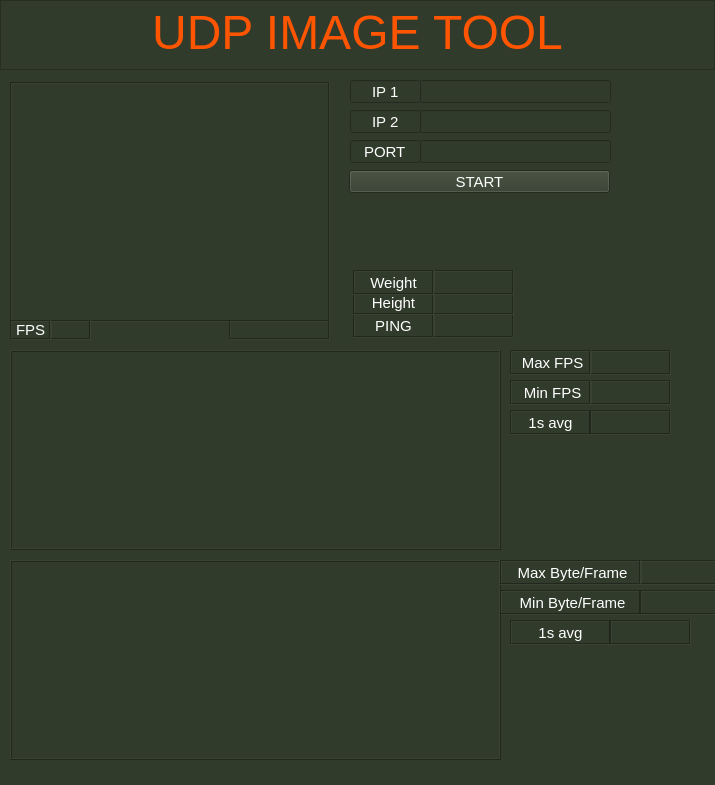
<?xml version="1.0" encoding="UTF-8"?>
<ui version="4.0">
 <class>udpImage</class>
 <widget class="QMainWindow" name="udpImage">
  <property name="geometry">
   <rect>
    <x>0</x>
    <y>0</y>
    <width>715</width>
    <height>785</height>
   </rect>
  </property>
  <property name="windowTitle">
   <string>udpImage</string>
  </property>
  <property name="styleSheet">
   <string notr="true">background-color: rgb(49,59,43);
font: 11pt;
color: white;</string>
  </property>
  <widget class="QWidget" name="centralwidget">
   <widget class="QLabel" name="raw_image">
    <property name="enabled">
     <bool>true</bool>
    </property>
    <property name="geometry">
     <rect>
      <x>10</x>
      <y>82</y>
      <width>320</width>
      <height>240</height>
     </rect>
    </property>
    <property name="frameShape">
     <enum>QFrame::Box</enum>
    </property>
    <property name="frameShadow">
     <enum>QFrame::Sunken</enum>
    </property>
    <property name="text">
     <string/>
    </property>
    <property name="alignment">
     <set>Qt::AlignCenter</set>
    </property>
   </widget>
   <widget class="QLabel" name="fps">
    <property name="geometry">
     <rect>
      <x>50</x>
      <y>320</y>
      <width>41</width>
      <height>20</height>
     </rect>
    </property>
    <property name="frameShape">
     <enum>QFrame::Box</enum>
    </property>
    <property name="frameShadow">
     <enum>QFrame::Sunken</enum>
    </property>
    <property name="text">
     <string/>
    </property>
   </widget>
   <widget class="QLabel" name="data_byte">
    <property name="geometry">
     <rect>
      <x>229</x>
      <y>320</y>
      <width>101</width>
      <height>20</height>
     </rect>
    </property>
    <property name="frameShape">
     <enum>QFrame::Box</enum>
    </property>
    <property name="frameShadow">
     <enum>QFrame::Sunken</enum>
    </property>
    <property name="text">
     <string/>
    </property>
   </widget>
   <widget class="QLabel" name="label_17">
    <property name="enabled">
     <bool>false</bool>
    </property>
    <property name="geometry">
     <rect>
      <x>10</x>
      <y>320</y>
      <width>41</width>
      <height>20</height>
     </rect>
    </property>
    <property name="frameShape">
     <enum>QFrame::Box</enum>
    </property>
    <property name="frameShadow">
     <enum>QFrame::Sunken</enum>
    </property>
    <property name="text">
     <string>FPS :</string>
    </property>
   </widget>
   <widget class="QLabel" name="min_fps">
    <property name="geometry">
     <rect>
      <x>590</x>
      <y>380</y>
      <width>81</width>
      <height>25</height>
     </rect>
    </property>
    <property name="frameShape">
     <enum>QFrame::Box</enum>
    </property>
    <property name="frameShadow">
     <enum>QFrame::Sunken</enum>
    </property>
    <property name="text">
     <string/>
    </property>
    <property name="alignment">
     <set>Qt::AlignCenter</set>
    </property>
   </widget>
   <widget class="QLabel" name="label_21">
    <property name="enabled">
     <bool>false</bool>
    </property>
    <property name="geometry">
     <rect>
      <x>510</x>
      <y>380</y>
      <width>81</width>
      <height>25</height>
     </rect>
    </property>
    <property name="frameShape">
     <enum>QFrame::Box</enum>
    </property>
    <property name="frameShadow">
     <enum>QFrame::Sunken</enum>
    </property>
    <property name="text">
     <string> Min FPS</string>
    </property>
    <property name="alignment">
     <set>Qt::AlignCenter</set>
    </property>
   </widget>
   <widget class="QLabel" name="label_24">
    <property name="enabled">
     <bool>false</bool>
    </property>
    <property name="geometry">
     <rect>
      <x>510</x>
      <y>410</y>
      <width>81</width>
      <height>25</height>
     </rect>
    </property>
    <property name="frameShape">
     <enum>QFrame::Box</enum>
    </property>
    <property name="frameShadow">
     <enum>QFrame::Sunken</enum>
    </property>
    <property name="text">
     <string>1s avg</string>
    </property>
    <property name="alignment">
     <set>Qt::AlignCenter</set>
    </property>
   </widget>
   <widget class="QLabel" name="max_fps">
    <property name="geometry">
     <rect>
      <x>590</x>
      <y>350</y>
      <width>81</width>
      <height>25</height>
     </rect>
    </property>
    <property name="frameShape">
     <enum>QFrame::Box</enum>
    </property>
    <property name="frameShadow">
     <enum>QFrame::Sunken</enum>
    </property>
    <property name="text">
     <string/>
    </property>
    <property name="alignment">
     <set>Qt::AlignCenter</set>
    </property>
   </widget>
   <widget class="QwtPlot" name="fps_plot">
    <property name="geometry">
     <rect>
      <x>10</x>
      <y>350</y>
      <width>491</width>
      <height>200</height>
     </rect>
    </property>
    <property name="styleSheet">
     <string notr="true">background-color: rgb(49,59,43);
font: 11pt;
color: white;</string>
    </property>
    <property name="frameShape">
     <enum>QFrame::Box</enum>
    </property>
    <property name="frameShadow">
     <enum>QFrame::Raised</enum>
    </property>
   </widget>
   <widget class="QLabel" name="label_20">
    <property name="enabled">
     <bool>false</bool>
    </property>
    <property name="geometry">
     <rect>
      <x>510</x>
      <y>350</y>
      <width>81</width>
      <height>25</height>
     </rect>
    </property>
    <property name="frameShape">
     <enum>QFrame::Box</enum>
    </property>
    <property name="frameShadow">
     <enum>QFrame::Sunken</enum>
    </property>
    <property name="text">
     <string> Max FPS</string>
    </property>
    <property name="alignment">
     <set>Qt::AlignCenter</set>
    </property>
   </widget>
   <widget class="QLabel" name="avg_fps">
    <property name="geometry">
     <rect>
      <x>590</x>
      <y>410</y>
      <width>81</width>
      <height>25</height>
     </rect>
    </property>
    <property name="frameShape">
     <enum>QFrame::Box</enum>
    </property>
    <property name="frameShadow">
     <enum>QFrame::Sunken</enum>
    </property>
    <property name="text">
     <string/>
    </property>
    <property name="alignment">
     <set>Qt::AlignCenter</set>
    </property>
   </widget>
   <widget class="QTextEdit" name="textEdit">
    <property name="enabled">
     <bool>false</bool>
    </property>
    <property name="geometry">
     <rect>
      <x>0</x>
      <y>0</y>
      <width>715</width>
      <height>70</height>
     </rect>
    </property>
    <property name="html">
     <string>&lt;!DOCTYPE HTML PUBLIC &quot;-//W3C//DTD HTML 4.0//EN&quot; &quot;http://www.w3.org/TR/REC-html40/strict.dtd&quot;&gt;
&lt;html&gt;&lt;head&gt;&lt;meta name=&quot;qrichtext&quot; content=&quot;1&quot; /&gt;&lt;style type=&quot;text/css&quot;&gt;
p, li { white-space: pre-wrap; }
&lt;/style&gt;&lt;/head&gt;&lt;body style=&quot; font-family:'Sans Serif'; font-size:11pt; font-weight:400; font-style:normal;&quot;&gt;
&lt;p align=&quot;center&quot; style=&quot; margin-top:0px; margin-bottom:0px; margin-left:0px; margin-right:0px; -qt-block-indent:0; text-indent:0px;&quot;&gt;&lt;span style=&quot; font-size:36pt; color:#ff5500;&quot;&gt;UDP IMAGE TOOL&lt;/span&gt;&lt;/p&gt;&lt;/body&gt;&lt;/html&gt;</string>
    </property>
   </widget>
   <widget class="QLabel" name="label_22">
    <property name="enabled">
     <bool>false</bool>
    </property>
    <property name="geometry">
     <rect>
      <x>500</x>
      <y>590</y>
      <width>141</width>
      <height>25</height>
     </rect>
    </property>
    <property name="frameShape">
     <enum>QFrame::Box</enum>
    </property>
    <property name="frameShadow">
     <enum>QFrame::Sunken</enum>
    </property>
    <property name="text">
     <string> Min Byte/Frame</string>
    </property>
    <property name="alignment">
     <set>Qt::AlignCenter</set>
    </property>
   </widget>
   <widget class="QLabel" name="label_25">
    <property name="enabled">
     <bool>false</bool>
    </property>
    <property name="geometry">
     <rect>
      <x>510</x>
      <y>620</y>
      <width>101</width>
      <height>25</height>
     </rect>
    </property>
    <property name="frameShape">
     <enum>QFrame::Box</enum>
    </property>
    <property name="frameShadow">
     <enum>QFrame::Sunken</enum>
    </property>
    <property name="text">
     <string>1s avg</string>
    </property>
    <property name="alignment">
     <set>Qt::AlignCenter</set>
    </property>
   </widget>
   <widget class="QLabel" name="min_bps">
    <property name="geometry">
     <rect>
      <x>640</x>
      <y>590</y>
      <width>81</width>
      <height>25</height>
     </rect>
    </property>
    <property name="frameShape">
     <enum>QFrame::Box</enum>
    </property>
    <property name="frameShadow">
     <enum>QFrame::Sunken</enum>
    </property>
    <property name="text">
     <string/>
    </property>
    <property name="alignment">
     <set>Qt::AlignCenter</set>
    </property>
   </widget>
   <widget class="QLabel" name="max_bps">
    <property name="geometry">
     <rect>
      <x>640</x>
      <y>560</y>
      <width>81</width>
      <height>25</height>
     </rect>
    </property>
    <property name="frameShape">
     <enum>QFrame::Box</enum>
    </property>
    <property name="frameShadow">
     <enum>QFrame::Sunken</enum>
    </property>
    <property name="text">
     <string/>
    </property>
    <property name="alignment">
     <set>Qt::AlignCenter</set>
    </property>
   </widget>
   <widget class="QLabel" name="avg_bps">
    <property name="geometry">
     <rect>
      <x>610</x>
      <y>620</y>
      <width>81</width>
      <height>25</height>
     </rect>
    </property>
    <property name="frameShape">
     <enum>QFrame::Box</enum>
    </property>
    <property name="frameShadow">
     <enum>QFrame::Sunken</enum>
    </property>
    <property name="text">
     <string/>
    </property>
    <property name="alignment">
     <set>Qt::AlignCenter</set>
    </property>
   </widget>
   <widget class="QwtPlot" name="byte_plot">
    <property name="geometry">
     <rect>
      <x>10</x>
      <y>560</y>
      <width>491</width>
      <height>200</height>
     </rect>
    </property>
    <property name="styleSheet">
     <string notr="true">background-color: rgb(49,59,43);
font: 11pt;
color: white;</string>
    </property>
    <property name="frameShape">
     <enum>QFrame::Box</enum>
    </property>
    <property name="frameShadow">
     <enum>QFrame::Raised</enum>
    </property>
   </widget>
   <widget class="QLabel" name="label_23">
    <property name="enabled">
     <bool>false</bool>
    </property>
    <property name="geometry">
     <rect>
      <x>500</x>
      <y>560</y>
      <width>141</width>
      <height>25</height>
     </rect>
    </property>
    <property name="frameShape">
     <enum>QFrame::Box</enum>
    </property>
    <property name="frameShadow">
     <enum>QFrame::Sunken</enum>
    </property>
    <property name="text">
     <string> Max Byte/Frame</string>
    </property>
    <property name="alignment">
     <set>Qt::AlignCenter</set>
    </property>
   </widget>
   <widget class="QPushButton" name="btn_start">
    <property name="geometry">
     <rect>
      <x>349</x>
      <y>170</y>
      <width>261</width>
      <height>23</height>
     </rect>
    </property>
    <property name="text">
     <string>START</string>
    </property>
   </widget>
   <widget class="QLineEdit" name="ip1">
    <property name="geometry">
     <rect>
      <x>420</x>
      <y>80</y>
      <width>191</width>
      <height>23</height>
     </rect>
    </property>
   </widget>
   <widget class="QLineEdit" name="ip2">
    <property name="geometry">
     <rect>
      <x>420</x>
      <y>110</y>
      <width>191</width>
      <height>23</height>
     </rect>
    </property>
   </widget>
   <widget class="QLineEdit" name="port">
    <property name="geometry">
     <rect>
      <x>420</x>
      <y>140</y>
      <width>191</width>
      <height>23</height>
     </rect>
    </property>
   </widget>
   <widget class="QLineEdit" name="lineEdit_4">
    <property name="enabled">
     <bool>false</bool>
    </property>
    <property name="geometry">
     <rect>
      <x>350</x>
      <y>80</y>
      <width>71</width>
      <height>23</height>
     </rect>
    </property>
    <property name="text">
     <string>IP 1</string>
    </property>
    <property name="alignment">
     <set>Qt::AlignCenter</set>
    </property>
   </widget>
   <widget class="QLineEdit" name="lineEdit_5">
    <property name="enabled">
     <bool>false</bool>
    </property>
    <property name="geometry">
     <rect>
      <x>350</x>
      <y>110</y>
      <width>71</width>
      <height>23</height>
     </rect>
    </property>
    <property name="text">
     <string>IP 2</string>
    </property>
    <property name="alignment">
     <set>Qt::AlignCenter</set>
    </property>
   </widget>
   <widget class="QLineEdit" name="lineEdit_6">
    <property name="enabled">
     <bool>false</bool>
    </property>
    <property name="geometry">
     <rect>
      <x>350</x>
      <y>140</y>
      <width>71</width>
      <height>23</height>
     </rect>
    </property>
    <property name="text">
     <string>PORT</string>
    </property>
    <property name="alignment">
     <set>Qt::AlignCenter</set>
    </property>
   </widget>
   <widget class="QLabel" name="ping">
    <property name="geometry">
     <rect>
      <x>433</x>
      <y>313</y>
      <width>81</width>
      <height>25</height>
     </rect>
    </property>
    <property name="frameShape">
     <enum>QFrame::Box</enum>
    </property>
    <property name="frameShadow">
     <enum>QFrame::Sunken</enum>
    </property>
    <property name="text">
     <string/>
    </property>
    <property name="alignment">
     <set>Qt::AlignCenter</set>
    </property>
   </widget>
   <widget class="QLabel" name="label_26">
    <property name="enabled">
     <bool>false</bool>
    </property>
    <property name="geometry">
     <rect>
      <x>353</x>
      <y>313</y>
      <width>81</width>
      <height>25</height>
     </rect>
    </property>
    <property name="frameShape">
     <enum>QFrame::Box</enum>
    </property>
    <property name="frameShadow">
     <enum>QFrame::Sunken</enum>
    </property>
    <property name="text">
     <string>PING</string>
    </property>
    <property name="alignment">
     <set>Qt::AlignCenter</set>
    </property>
   </widget>
   <widget class="QLabel" name="height">
    <property name="geometry">
     <rect>
      <x>433</x>
      <y>290</y>
      <width>81</width>
      <height>25</height>
     </rect>
    </property>
    <property name="frameShape">
     <enum>QFrame::Box</enum>
    </property>
    <property name="frameShadow">
     <enum>QFrame::Sunken</enum>
    </property>
    <property name="text">
     <string/>
    </property>
    <property name="alignment">
     <set>Qt::AlignCenter</set>
    </property>
   </widget>
   <widget class="QLabel" name="label_27">
    <property name="enabled">
     <bool>false</bool>
    </property>
    <property name="geometry">
     <rect>
      <x>353</x>
      <y>290</y>
      <width>81</width>
      <height>25</height>
     </rect>
    </property>
    <property name="frameShape">
     <enum>QFrame::Box</enum>
    </property>
    <property name="frameShadow">
     <enum>QFrame::Sunken</enum>
    </property>
    <property name="text">
     <string>Height</string>
    </property>
    <property name="alignment">
     <set>Qt::AlignCenter</set>
    </property>
   </widget>
   <widget class="QLabel" name="weight">
    <property name="geometry">
     <rect>
      <x>433</x>
      <y>270</y>
      <width>81</width>
      <height>25</height>
     </rect>
    </property>
    <property name="frameShape">
     <enum>QFrame::Box</enum>
    </property>
    <property name="frameShadow">
     <enum>QFrame::Sunken</enum>
    </property>
    <property name="text">
     <string/>
    </property>
    <property name="alignment">
     <set>Qt::AlignCenter</set>
    </property>
   </widget>
   <widget class="QLabel" name="label_28">
    <property name="enabled">
     <bool>false</bool>
    </property>
    <property name="geometry">
     <rect>
      <x>353</x>
      <y>270</y>
      <width>81</width>
      <height>25</height>
     </rect>
    </property>
    <property name="frameShape">
     <enum>QFrame::Box</enum>
    </property>
    <property name="frameShadow">
     <enum>QFrame::Sunken</enum>
    </property>
    <property name="text">
     <string>Weight</string>
    </property>
    <property name="alignment">
     <set>Qt::AlignCenter</set>
    </property>
   </widget>
   <widget class="QLabel" name="logo">
    <property name="geometry">
     <rect>
      <x>550</x>
      <y>660</y>
      <width>100</width>
      <height>100</height>
     </rect>
    </property>
    <property name="text">
     <string/>
    </property>
   </widget>
  </widget>
  <widget class="QStatusBar" name="statusbar"/>
 </widget>
 <customwidgets>
  <customwidget>
   <class>QwtPlot</class>
   <extends>QFrame</extends>
   <header>qwt_plot.h</header>
  </customwidget>
 </customwidgets>
 <resources/>
 <connections/>
</ui>
